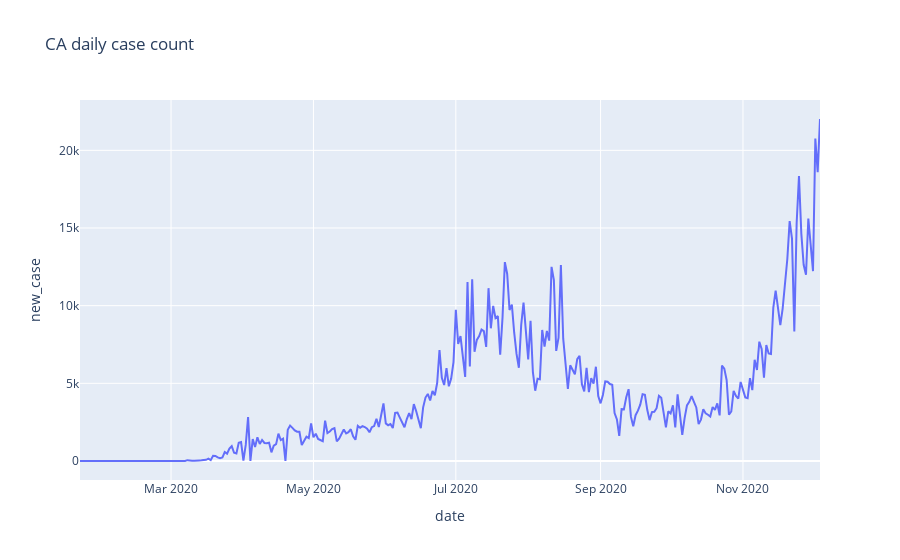

Source (notebook cell):
### Code cell
CA_fig = px.line(CA_case_count, x = CA_case_count['date'], y = CA_case_count['new_case'], 
                 title='CA daily case count')
CA_fig.show()

### Figure 1 — Plotly figure (JSON) as saved in the notebook; plotly's stock layout.template omitted (floating-point values rounded to 4 significant figures; data arrays with more than 128 entries replaced by an {"elided": "..."} marker saying what was removed)
{"data": [{"hovertemplate": "date=%{x}<br>new_case=%{y}<extra></extra>", "legendgroup": "", "line": {"color": "#636efa", "dash": "solid"}, "mode": "lines", "name": "", "orientation": "v", "showlegend": false, "type": "scatter", "x": {"elided": "318 str values"}, "xaxis": "x", "y": {"elided": "318 int values"}, "yaxis": "y"}], "layout": {"autosize": true, "legend": {"tracegroupgap": 0}, "title": {"text": "CA daily case count"}, "xaxis": {"anchor": "y", "autorange": true, "domain": [0, 1], "range": ["2020-01-22", "2020-12-04"], "title": {"text": "date"}, "type": "date"}, "yaxis": {"anchor": "x", "autorange": true, "domain": [0, 1], "range": [-1223.0, 23240.0], "title": {"text": "new_case"}, "type": "linear"}}}
